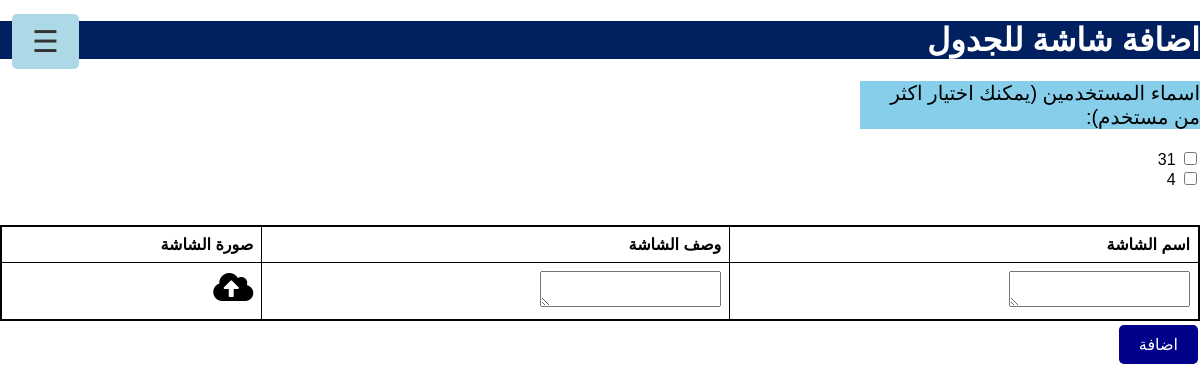
The app's page /add_screen_to_table/1, older data.
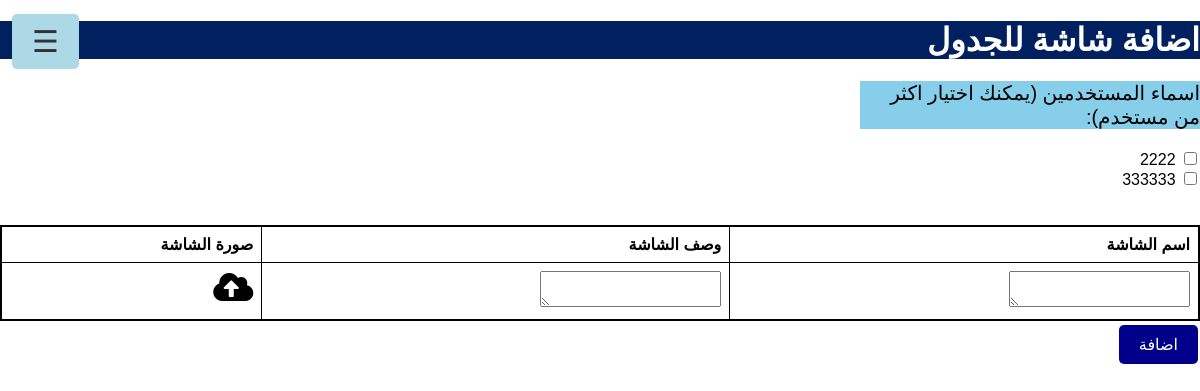
The same page, newer data.
### app.py (models this page shows)
class User(db.Model):
    id = db.Column(db.Integer, primary_key=True)
    username = db.Column(db.String(100), nullable=False)
    user_description = db.Column(db.Text, nullable=True)
    screens = db.relationship('Screen', secondary='screen_user', backref='users')

### app.py (the view)
@app.route('/add_screen_to_table/<int:table_id>')
def add_screen_to_table_form(table_id):
    users = User.query.all()
    return render_template('add_screen_to_table.html', table_id=table_id, users=users)

### templates/add_screen_to_table.html (shortened to what this page needs)
<!DOCTYPE html>
<html lang="en">
  <head>
    <link
      rel="stylesheet"
      href="https://cdnjs.cloudflare.com/ajax/libs/font-awesome/5.15.4/css/all.min.css"
    />
    <link rel="stylesheet" href="../static/addscreen.css" />
    <link rel="stylesheet" href="../static/navbar.css" />
  </head>
  <body>
    {% include 'navbar.html' %}
    <form
      id="addScreenForm"
      action="/create_screen_for_table"
      method="POST"
      enctype="multipart/form-data"
    >
      <div>
        <h1 style="background-color: #002060; color: white">
          اضافة شاشة للجدول
        </h1>
        <div>
          <p style="background-color: skyblue; font-size: 20px; width: 340px">
            اسماء المستخدمين (يمكنك اختيار اكثر من مستخدم):
          </p>
          {% for user in users %}
          <input
            type="checkbox"
            id="user_{{ user.id }}"
            name="user_ids"
            value="{{ user.id }}"
          />
          <label for="user_{{ user.id }}">{{ user.username }}</label><br />
          {% endfor %}
        </div>
        <br /><br />
        <table>
          <thead>
            <tr class="title">
              <th>اسم الشاشة</th>
              <th>وصف الشاشة</th>
              <th>صورة الشاشة</th>
            </tr>
          </thead>
          <tbody>
            <tr>
              <td>
                <textarea
                  type="text"
                  id="screen_name"
                  name="screen_name"
                  required
                ></textarea>
              </td>
              <td>
                <textarea
                  id="screen_description"
                  name="screen_description"
                  required
                ></textarea>
              </td>
              <td>
                <label for="file-upload" class="custom-file-upload">
                  <i class="fas fa-cloud-upload-alt fa-2x"></i>
                </label>
              </td>
            </tr>
          </tbody>
        </table>
        <button type="button" id="submitBtn">اضافة</button>
      </div>
    </form>
  </body>
</html>

Row changes from the older to the newer data that the page shows:
removed User: username "4"
added User: username "2222"
changed User (number 2 of 2 on the later page): username "31" → "333333"
